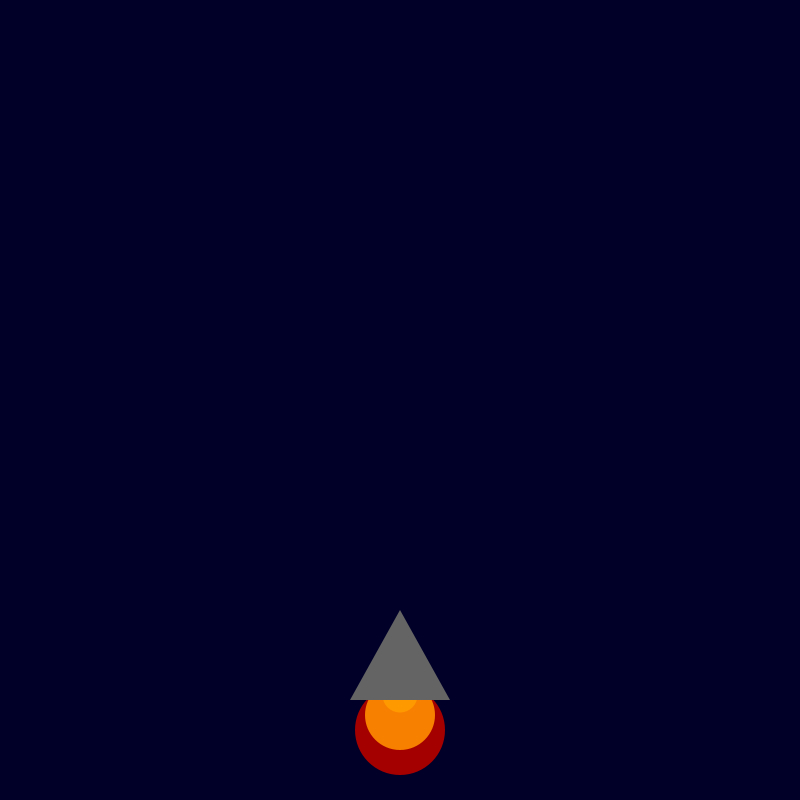
Frame 1 (no input)
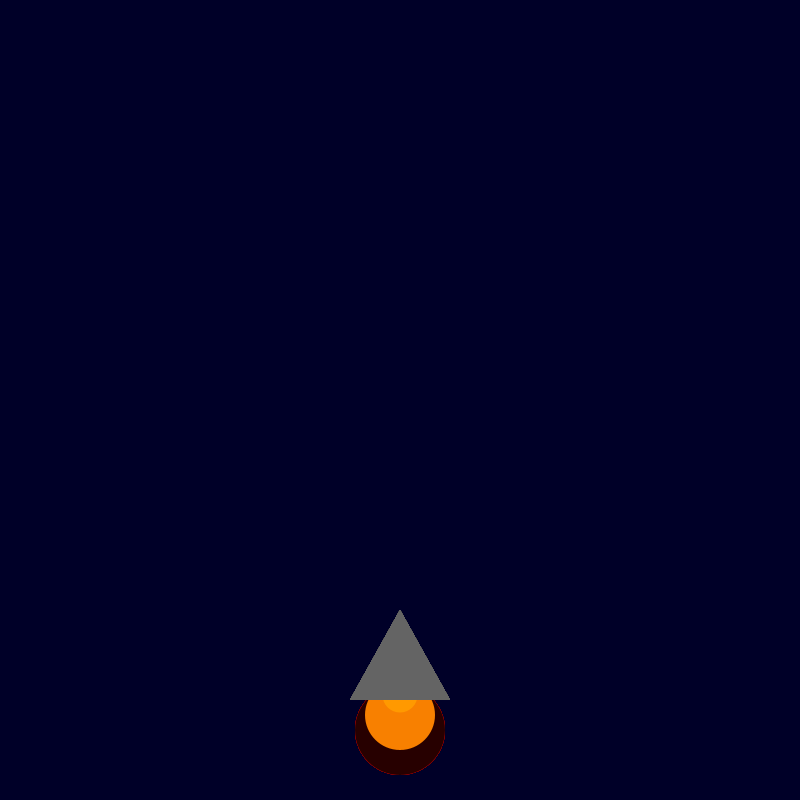
Frame 60 (the mouse pressed at the canvas centre just before this capture)
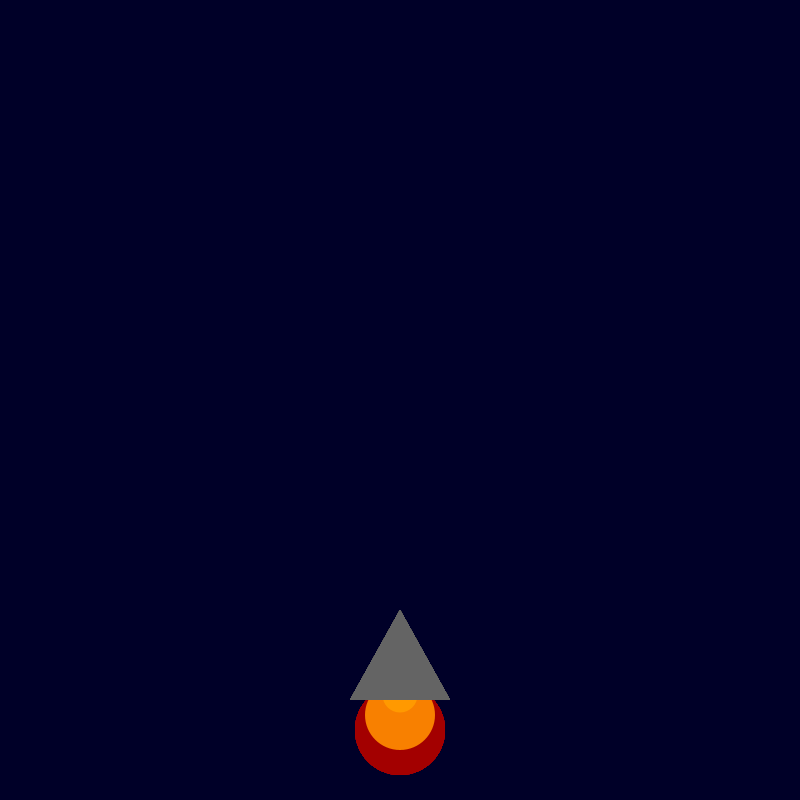
Frame 120 (the mouse held since frame 60 and released just before this capture)

The Processing sketch that drew these frames (run headless with seeded random() and noise(); from frame 60 on, the mouse is pressed at the canvas centre):

// Processing sketch: Rocket_Ship
// ── Rocket_Ship.pde
int x = 400; 
int y = 600; 

void setup() {

    background(0, 0, 40); size(800, 800);

}

void draw() {
noStroke();
    fill(random(255), 0, 0);
    ellipse(x, y + 130, 90, 90);
    fill(248, 128, 0);
    ellipse(x, y + 115, 70, 70);
    fill(255, 153, 0);
    ellipse(x, y + 95, 35, 35);
    fill(100, 100, 100);
    triangle(x, y + 10, x + 50, y + 100, x - 50, y + 100);
    if(mousePressed){

    
    } 
    
    
    }
